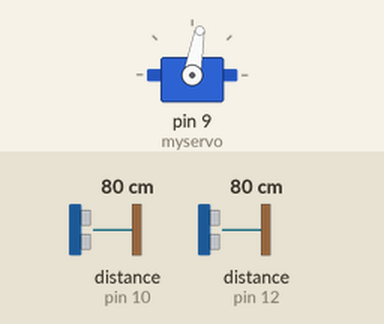
This sketch was run on a simulated Arduino Uno, built with avr-gcc and run on an emulated ATmega328P. On the bench: servo. Wiring (inferred from the names in the program): 2 × ultrasonic range finder: trigger pin 11, echo pin 10 / trigger pin 13, echo pin 12. Inputs (shaded band) come from the test bench; at power-on: distance to the obstacle (sensors on pin 10, pin 12) 80 cm. The echo pulse lasts 58.3 µs per cm.

Above: at 1.2 s.
1.3 s: distance to the obstacle (sensor on pin 10) set to 31 cm
2.8 s: distance to the obstacle (sensor on pin 10) set to 27 cm
At 3.9 s:
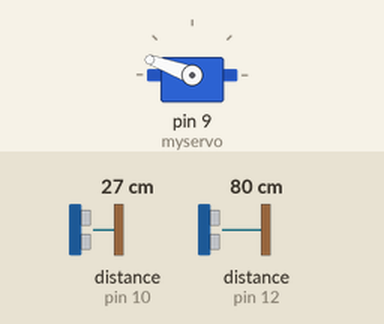
5.8 s: distance to the obstacle (sensor on pin 12) set to 23 cm
7.3 s: distance to the obstacle (sensor on pin 12) set to 18 cm
At 8.5 s:
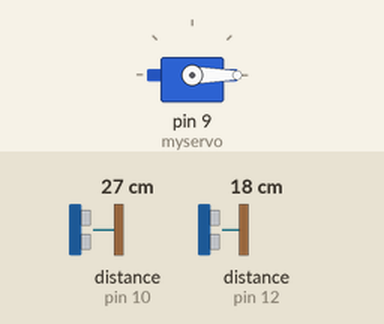
10.3 s: distance to the obstacle (sensor on pin 12) set to 31 cm
11.8 s: distance to the obstacle (sensor on pin 12) set to 37 cm
At 12.9 s:
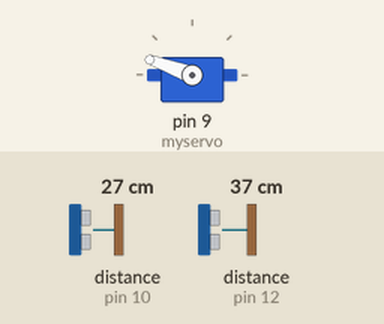
Timing chart, 0 to 14.8 s (numbered marks = the images above; inputs shaded):
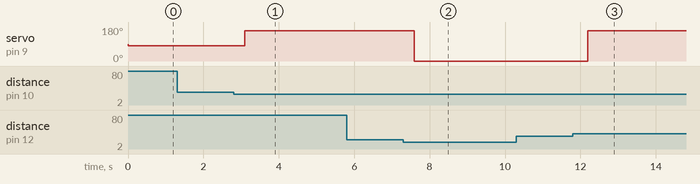

The sketch:

servo-control.ino
```cpp
#include <Servo.h>
Servo myservo;        //creates servo object
const int echopin1 = 10;   //sets echopin1 @pin 10
const int trigpin1 = 11;  //sets trigpin1 @pin 11
const int echopin2 = 12;    //sets echopin2 @pin 12
const int trigpin2 = 13;   //sets trigpin2 @pin 13
const int servo = 9;     //sets servo @pin 9
long Rightduration, Leftduration, Rightinch, Leftinch; //establishes the variables of the duration and sets distance in inches
int threshold = 10; //Sets the sensor threshold at 10 inches
int angle = 80; //Sets the Initial angle
void setup()
{
  myservo.attach(9); //attaches the servo on pin 9
}
void loop()
{
  pinMode(trigpin1, OUTPUT);   //trigpin1 is set as output
  digitalWrite(trigpin1, LOW);  //sets the trigpin1 to give low pulse
  delayMicroseconds(3);      //duration is 3 microseconds
  digitalWrite(trigpin1, HIGH);   //sets the trigpin1 to give high pulse
  delayMicroseconds(5);     //duration is 5 microseconds
  digitalWrite(trigpin1, LOW);
  Rightduration = pulseIn(echopin1, HIGH); //reads high pulse
  pinMode(trigpin2, OUTPUT);  //trigpin2 is set as output
  digitalWrite(trigpin2, LOW);  //sets the trigpin2 to give low pulse
  delayMicroseconds(3);       //duration is 3 microseconds
  digitalWrite(trigpin2, HIGH);   //sets the trigpin2 to give high pulse
  delayMicroseconds(5);       //duration is 5 microseconds
  digitalWrite(trigpin2, LOW);
  Leftduration = pulseIn(echopin2, HIGH); //reads high pulse
  //this will convert the elapsed time into the distance
  Rightinch = microsecondsToInches(Rightduration);
  Leftinch = microsecondsToInches(Leftduration);
  follow();   //follows the movement
}
long microsecondsToInches(long microseconds)
{
// The speed of sound is 340 m/s or 73.746 microseconds per inch.
// The ping travels out and back, so to find the distance of the
// object we take half of the distance traveled.
  return microseconds / 74 / 2;
}
void follow() //conditions for the follow command
{
  if (Leftinch <= threshold || Rightinch <= threshold)
  {
    if (Leftinch + 2 < Rightinch)
    {
      angle = angle - 2;
    }
    if (Rightinch + 2 < Leftinch)
    {
      angle = angle + 2;
    }
  }
  if (angle > 160)
  {
    angle = 160;
  }
  if (angle < 0)
  {
    angle = 0;
  }
  myservo.write(angle);
}
```

Measured:
- the behaviour switches between 29 and 28 cm on distance to the obstacle (sensor on pin 10) (found by bisection; images 0 and 1)
- the behaviour switches between 21 and 20 cm on distance to the obstacle (sensor on pin 12) (found by bisection; images 1 and 2)
- the behaviour switches between 33 and 34 cm on distance to the obstacle (sensor on pin 12) (found by bisection; images 2 and 3)
- after the input at 1.3 s, every drawn part: stays the same
- after the input at 2.8 s, servo on pin 9 (myservo): 80° → 160° after 0.30 s
- after the input at 5.8 s, every drawn part: stays the same
- after the input at 7.3 s, servo on pin 9 (myservo): 160° → 0° after 0.30 s
- after the input at 10.3 s, every drawn part: stays the same
- after the input at 11.8 s, servo on pin 9 (myservo): 0° → 160° after 0.39 s
